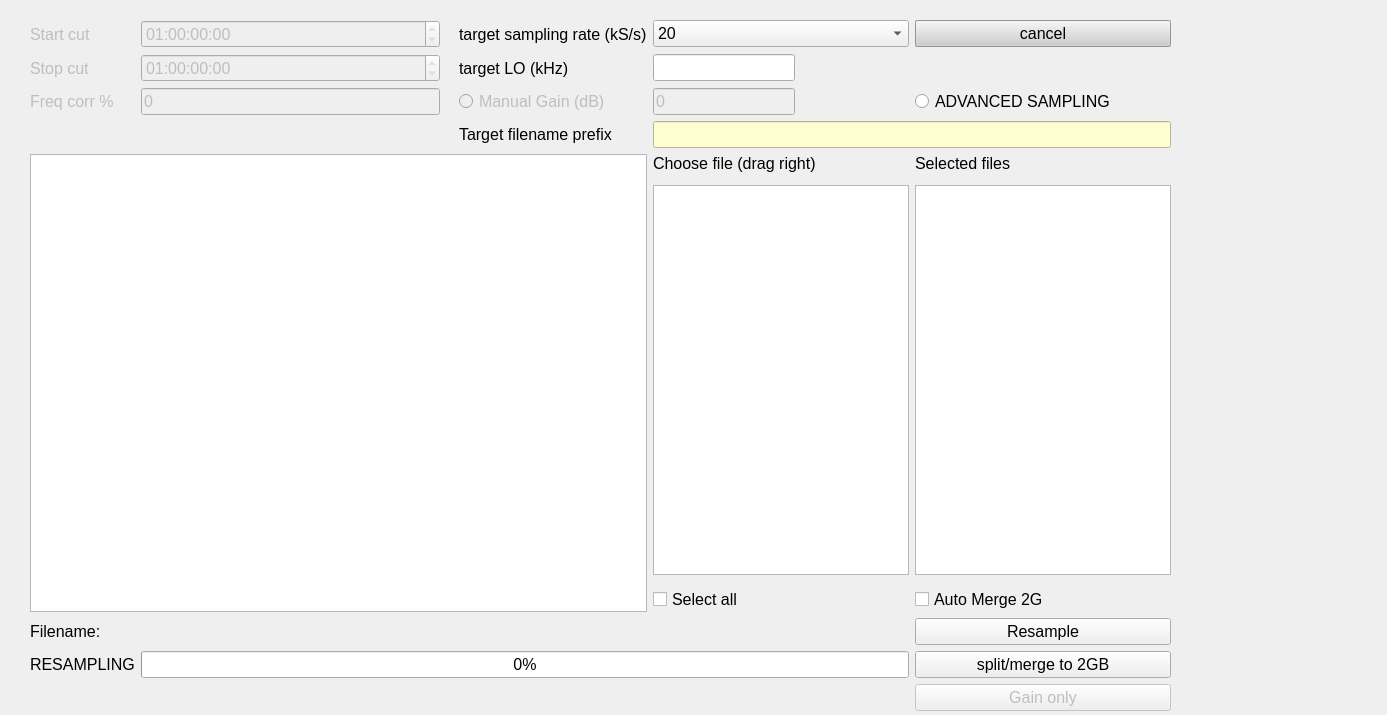
<?xml version="1.0" encoding="UTF-8"?>
<ui version="4.0">
 <class>resampler_widget</class>
 <widget class="QWidget" name="resampler_widget">
  <property name="geometry">
   <rect>
    <x>0</x>
    <y>0</y>
    <width>1387</width>
    <height>715</height>
   </rect>
  </property>
  <property name="windowTitle">
   <string>Form</string>
  </property>
  <widget class="QWidget" name="gridLayoutWidget_4">
   <property name="geometry">
    <rect>
     <x>30</x>
     <y>20</y>
     <width>1141</width>
     <height>691</height>
    </rect>
   </property>
   <layout class="QGridLayout" name="gridLayout_5">
    <item row="4" column="1">
     <widget class="QLineEdit" name="lineEdit_2">
      <property name="enabled">
       <bool>false</bool>
      </property>
      <property name="font">
       <font>
        <pointsize>12</pointsize>
       </font>
      </property>
      <property name="text">
       <string>0</string>
      </property>
     </widget>
    </item>
    <item row="13" column="1" colspan="4">
     <widget class="QLabel" name="label_Filename_resample">
      <property name="font">
       <font>
        <pointsize>12</pointsize>
       </font>
      </property>
      <property name="text">
       <string/>
      </property>
     </widget>
    </item>
    <item row="14" column="0">
     <widget class="QLabel" name="label_36">
      <property name="font">
       <font>
        <pointsize>12</pointsize>
       </font>
      </property>
      <property name="text">
       <string>RESAMPLING</string>
      </property>
     </widget>
    </item>
    <item row="14" column="1" colspan="4">
     <widget class="QProgressBar" name="progressBar_resample">
      <property name="font">
       <font>
        <pointsize>12</pointsize>
       </font>
      </property>
      <property name="value">
       <number>0</number>
      </property>
     </widget>
    </item>
    <item row="10" column="4">
     <widget class="QListWidget" name="listWidget_sourcelist_2">
      <property name="sizePolicy">
       <sizepolicy hsizetype="Preferred" vsizetype="Expanding">
        <horstretch>0</horstretch>
        <verstretch>0</verstretch>
       </sizepolicy>
      </property>
      <property name="font">
       <font>
        <pointsize>7</pointsize>
       </font>
      </property>
      <property name="toolTip">
       <string>drag files from here to the 'Selected files' list </string>
      </property>
      <property name="dragEnabled">
       <bool>false</bool>
      </property>
      <property name="dragDropOverwriteMode">
       <bool>false</bool>
      </property>
      <property name="dragDropMode">
       <enum>QAbstractItemView::DragDrop</enum>
      </property>
      <property name="defaultDropAction">
       <enum>Qt::MoveAction</enum>
      </property>
      <property name="selectionMode">
       <enum>QAbstractItemView::SingleSelection</enum>
      </property>
     </widget>
    </item>
    <item row="8" column="5">
     <widget class="QLabel" name="label_38">
      <property name="font">
       <font>
        <pointsize>12</pointsize>
       </font>
      </property>
      <property name="text">
       <string>Selected files</string>
      </property>
     </widget>
    </item>
    <item row="8" column="4">
     <widget class="QLabel" name="label_41">
      <property name="sizePolicy">
       <sizepolicy hsizetype="Preferred" vsizetype="Preferred">
        <horstretch>0</horstretch>
        <verstretch>0</verstretch>
       </sizepolicy>
      </property>
      <property name="font">
       <font>
        <pointsize>12</pointsize>
       </font>
      </property>
      <property name="text">
       <string>Choose file (drag right)</string>
      </property>
     </widget>
    </item>
    <item row="2" column="2">
     <widget class="QLabel" name="label_34">
      <property name="text">
       <string/>
      </property>
     </widget>
    </item>
    <item row="2" column="3">
     <widget class="QLabel" name="label_31">
      <property name="font">
       <font>
        <pointsize>12</pointsize>
       </font>
      </property>
      <property name="toolTip">
       <string>select sampling rate of target files</string>
      </property>
      <property name="text">
       <string>target sampling rate (kS/s)</string>
      </property>
     </widget>
    </item>
    <item row="2" column="4">
     <widget class="QComboBox" name="comboBox_resample_targetSR">
      <property name="enabled">
       <bool>true</bool>
      </property>
      <property name="font">
       <font>
        <pointsize>12</pointsize>
       </font>
      </property>
      <property name="editable">
       <bool>false</bool>
      </property>
      <item>
       <property name="text">
        <string>20</string>
       </property>
      </item>
      <item>
       <property name="text">
        <string>50</string>
       </property>
      </item>
      <item>
       <property name="text">
        <string>100</string>
       </property>
      </item>
      <item>
       <property name="text">
        <string>250</string>
       </property>
      </item>
      <item>
       <property name="text">
        <string>500</string>
       </property>
      </item>
      <item>
       <property name="text">
        <string>1250</string>
       </property>
      </item>
      <item>
       <property name="text">
        <string>2000</string>
       </property>
      </item>
      <item>
       <property name="text">
        <string>2500</string>
       </property>
      </item>
     </widget>
    </item>
    <item row="13" column="0">
     <widget class="QLabel" name="label_30">
      <property name="font">
       <font>
        <pointsize>12</pointsize>
       </font>
      </property>
      <property name="text">
       <string>Filename:</string>
      </property>
     </widget>
    </item>
    <item row="10" column="5">
     <widget class="QListWidget" name="listWidget_playlist_2">
      <property name="sizePolicy">
       <sizepolicy hsizetype="Preferred" vsizetype="Expanding">
        <horstretch>0</horstretch>
        <verstretch>0</verstretch>
       </sizepolicy>
      </property>
      <property name="font">
       <font>
        <pointsize>7</pointsize>
       </font>
      </property>
      <property name="dragEnabled">
       <bool>false</bool>
      </property>
      <property name="dragDropMode">
       <enum>QAbstractItemView::DragDrop</enum>
      </property>
      <property name="defaultDropAction">
       <enum>Qt::MoveAction</enum>
      </property>
      <property name="selectionMode">
       <enum>QAbstractItemView::SingleSelection</enum>
      </property>
     </widget>
    </item>
    <item row="3" column="3">
     <widget class="QLabel" name="label_29">
      <property name="font">
       <font>
        <pointsize>12</pointsize>
       </font>
      </property>
      <property name="toolTip">
       <string>baseline offset from automated baseline</string>
      </property>
      <property name="text">
       <string>target LO (kHz)</string>
      </property>
     </widget>
    </item>
    <item row="4" column="4">
     <widget class="QLineEdit" name="lineEdit_resample_Gain">
      <property name="enabled">
       <bool>false</bool>
      </property>
      <property name="sizePolicy">
       <sizepolicy hsizetype="Fixed" vsizetype="Fixed">
        <horstretch>0</horstretch>
        <verstretch>0</verstretch>
       </sizepolicy>
      </property>
      <property name="font">
       <font>
        <pointsize>12</pointsize>
       </font>
      </property>
      <property name="text">
       <string>0</string>
      </property>
     </widget>
    </item>
    <item row="2" column="1">
     <widget class="QTimeEdit" name="timeEdit_resample_startcut">
      <property name="enabled">
       <bool>false</bool>
      </property>
      <property name="font">
       <font>
        <pointsize>12</pointsize>
       </font>
      </property>
      <property name="displayFormat">
       <string>dd:HH:mm:ss</string>
      </property>
     </widget>
    </item>
    <item row="3" column="4">
     <widget class="QLineEdit" name="lineEdit_resample_targetLO">
      <property name="enabled">
       <bool>true</bool>
      </property>
      <property name="sizePolicy">
       <sizepolicy hsizetype="Fixed" vsizetype="Fixed">
        <horstretch>0</horstretch>
        <verstretch>0</verstretch>
       </sizepolicy>
      </property>
      <property name="font">
       <font>
        <pointsize>12</pointsize>
       </font>
      </property>
      <property name="toolTip">
       <string>LO frequency of the resampeled file in kHz</string>
      </property>
      <property name="text">
       <string/>
      </property>
     </widget>
    </item>
    <item row="2" column="0">
     <widget class="QLabel" name="label_33">
      <property name="enabled">
       <bool>false</bool>
      </property>
      <property name="font">
       <font>
        <pointsize>12</pointsize>
       </font>
      </property>
      <property name="toolTip">
       <string>trim file contents before that time in the first file in the list</string>
      </property>
      <property name="text">
       <string>Start cut</string>
      </property>
     </widget>
    </item>
    <item row="8" column="0" rowspan="5" colspan="4">
     <widget class="QGraphicsView" name="graphicsView_resample">
      <property name="contextMenuPolicy">
       <enum>Qt::NoContextMenu</enum>
      </property>
      <property name="toolTip">
       <string>space for spectrum plot</string>
      </property>
     </widget>
    </item>
    <item row="3" column="1">
     <widget class="QTimeEdit" name="timeEdit_resample_stopcut">
      <property name="enabled">
       <bool>false</bool>
      </property>
      <property name="font">
       <font>
        <pointsize>12</pointsize>
       </font>
      </property>
      <property name="displayFormat">
       <string>dd:HH:mm:ss</string>
      </property>
     </widget>
    </item>
    <item row="3" column="0">
     <widget class="QLabel" name="label_37">
      <property name="enabled">
       <bool>false</bool>
      </property>
      <property name="font">
       <font>
        <pointsize>12</pointsize>
       </font>
      </property>
      <property name="toolTip">
       <string>cut off last file in the list at this time</string>
      </property>
      <property name="text">
       <string>Stop cut</string>
      </property>
     </widget>
    </item>
    <item row="4" column="0">
     <widget class="QLabel" name="label_28">
      <property name="enabled">
       <bool>false</bool>
      </property>
      <property name="font">
       <font>
        <pointsize>12</pointsize>
       </font>
      </property>
      <property name="text">
       <string>Freq corr %</string>
      </property>
     </widget>
    </item>
    <item row="4" column="5">
     <widget class="QRadioButton" name="radioButton_advanced_sampling">
      <property name="font">
       <font>
        <pointsize>12</pointsize>
       </font>
      </property>
      <property name="toolTip">
       <string>Allow for resampling of whole file lists</string>
      </property>
      <property name="text">
       <string>ADVANCED SAMPLING</string>
      </property>
      <property name="autoExclusive">
       <bool>false</bool>
      </property>
     </widget>
    </item>
    <item row="4" column="3">
     <widget class="QRadioButton" name="radioButton_resgain">
      <property name="enabled">
       <bool>false</bool>
      </property>
      <property name="font">
       <font>
        <pointsize>12</pointsize>
       </font>
      </property>
      <property name="toolTip">
       <string>Gain factor by which the signal will be multiplied in dB. Please check afterwards in 'View spectra' if signal amplitude is below 1</string>
      </property>
      <property name="text">
       <string>Manual Gain (dB)</string>
      </property>
      <property name="autoExclusive">
       <bool>false</bool>
      </property>
     </widget>
    </item>
    <item row="5" column="3">
     <widget class="QLabel" name="label_resample_targetfilename">
      <property name="font">
       <font>
        <pointsize>12</pointsize>
       </font>
      </property>
      <property name="text">
       <string>Target filename prefix</string>
      </property>
     </widget>
    </item>
    <item row="5" column="4" colspan="2">
     <widget class="QLineEdit" name="lineEdit_resample_targetnameprefix">
      <property name="enabled">
       <bool>true</bool>
      </property>
      <property name="sizePolicy">
       <sizepolicy hsizetype="Preferred" vsizetype="Fixed">
        <horstretch>0</horstretch>
        <verstretch>0</verstretch>
       </sizepolicy>
      </property>
      <property name="palette">
       <palette>
        <active>
         <colorrole role="Button">
          <brush brushstyle="SolidPattern">
           <color alpha="255">
            <red>255</red>
            <green>254</green>
            <blue>210</blue>
           </color>
          </brush>
         </colorrole>
         <colorrole role="Light">
          <brush brushstyle="SolidPattern">
           <color alpha="255">
            <red>255</red>
            <green>254</green>
            <blue>210</blue>
           </color>
          </brush>
         </colorrole>
         <colorrole role="Midlight">
          <brush brushstyle="SolidPattern">
           <color alpha="255">
            <red>255</red>
            <green>254</green>
            <blue>210</blue>
           </color>
          </brush>
         </colorrole>
         <colorrole role="Base">
          <brush brushstyle="SolidPattern">
           <color alpha="255">
            <red>255</red>
            <green>254</green>
            <blue>210</blue>
           </color>
          </brush>
         </colorrole>
         <colorrole role="Window">
          <brush brushstyle="SolidPattern">
           <color alpha="255">
            <red>255</red>
            <green>254</green>
            <blue>210</blue>
           </color>
          </brush>
         </colorrole>
         <colorrole role="NoRole">
          <brush brushstyle="SolidPattern">
           <color alpha="255">
            <red>255</red>
            <green>254</green>
            <blue>210</blue>
           </color>
          </brush>
         </colorrole>
        </active>
        <inactive>
         <colorrole role="Button">
          <brush brushstyle="SolidPattern">
           <color alpha="255">
            <red>255</red>
            <green>254</green>
            <blue>210</blue>
           </color>
          </brush>
         </colorrole>
         <colorrole role="Light">
          <brush brushstyle="SolidPattern">
           <color alpha="255">
            <red>255</red>
            <green>254</green>
            <blue>210</blue>
           </color>
          </brush>
         </colorrole>
         <colorrole role="Midlight">
          <brush brushstyle="SolidPattern">
           <color alpha="255">
            <red>255</red>
            <green>254</green>
            <blue>210</blue>
           </color>
          </brush>
         </colorrole>
         <colorrole role="Base">
          <brush brushstyle="SolidPattern">
           <color alpha="255">
            <red>255</red>
            <green>254</green>
            <blue>210</blue>
           </color>
          </brush>
         </colorrole>
         <colorrole role="Window">
          <brush brushstyle="SolidPattern">
           <color alpha="255">
            <red>255</red>
            <green>254</green>
            <blue>210</blue>
           </color>
          </brush>
         </colorrole>
         <colorrole role="NoRole">
          <brush brushstyle="SolidPattern">
           <color alpha="255">
            <red>255</red>
            <green>254</green>
            <blue>210</blue>
           </color>
          </brush>
         </colorrole>
        </inactive>
        <disabled>
         <colorrole role="Button">
          <brush brushstyle="SolidPattern">
           <color alpha="255">
            <red>255</red>
            <green>254</green>
            <blue>210</blue>
           </color>
          </brush>
         </colorrole>
         <colorrole role="Light">
          <brush brushstyle="SolidPattern">
           <color alpha="255">
            <red>255</red>
            <green>254</green>
            <blue>210</blue>
           </color>
          </brush>
         </colorrole>
         <colorrole role="Midlight">
          <brush brushstyle="SolidPattern">
           <color alpha="255">
            <red>255</red>
            <green>254</green>
            <blue>210</blue>
           </color>
          </brush>
         </colorrole>
         <colorrole role="Base">
          <brush brushstyle="SolidPattern">
           <color alpha="255">
            <red>255</red>
            <green>254</green>
            <blue>210</blue>
           </color>
          </brush>
         </colorrole>
         <colorrole role="Window">
          <brush brushstyle="SolidPattern">
           <color alpha="255">
            <red>255</red>
            <green>254</green>
            <blue>210</blue>
           </color>
          </brush>
         </colorrole>
         <colorrole role="NoRole">
          <brush brushstyle="SolidPattern">
           <color alpha="255">
            <red>255</red>
            <green>254</green>
            <blue>210</blue>
           </color>
          </brush>
         </colorrole>
        </disabled>
       </palette>
      </property>
      <property name="font">
       <font>
        <pointsize>12</pointsize>
       </font>
      </property>
      <property name="toolTip">
       <string>Base name of the fie; will be extended by number (optionally) and by the standard SDRUNO-postfix</string>
      </property>
      <property name="text">
       <string/>
      </property>
     </widget>
    </item>
    <item row="2" column="5">
     <widget class="QPushButton" name="pushButton_resample_cancel">
      <property name="palette">
       <palette>
        <active>
         <colorrole role="Button">
          <brush brushstyle="SolidPattern">
           <color alpha="255">
            <red>255</red>
            <green>170</green>
            <blue>0</blue>
           </color>
          </brush>
         </colorrole>
         <colorrole role="Light">
          <brush brushstyle="SolidPattern">
           <color alpha="255">
            <red>255</red>
            <green>170</green>
            <blue>0</blue>
           </color>
          </brush>
         </colorrole>
         <colorrole role="Midlight">
          <brush brushstyle="SolidPattern">
           <color alpha="255">
            <red>255</red>
            <green>170</green>
            <blue>0</blue>
           </color>
          </brush>
         </colorrole>
         <colorrole role="Dark">
          <brush brushstyle="SolidPattern">
           <color alpha="255">
            <red>255</red>
            <green>170</green>
            <blue>0</blue>
           </color>
          </brush>
         </colorrole>
         <colorrole role="Text">
          <brush brushstyle="SolidPattern">
           <color alpha="255">
            <red>255</red>
            <green>0</green>
            <blue>0</blue>
           </color>
          </brush>
         </colorrole>
         <colorrole role="Base">
          <brush brushstyle="SolidPattern">
           <color alpha="255">
            <red>255</red>
            <green>255</green>
            <blue>255</blue>
           </color>
          </brush>
         </colorrole>
         <colorrole role="Window">
          <brush brushstyle="SolidPattern">
           <color alpha="255">
            <red>255</red>
            <green>170</green>
            <blue>0</blue>
           </color>
          </brush>
         </colorrole>
         <colorrole role="Shadow">
          <brush brushstyle="SolidPattern">
           <color alpha="255">
            <red>255</red>
            <green>170</green>
            <blue>0</blue>
           </color>
          </brush>
         </colorrole>
         <colorrole role="Highlight">
          <brush brushstyle="SolidPattern">
           <color alpha="255">
            <red>255</red>
            <green>170</green>
            <blue>0</blue>
           </color>
          </brush>
         </colorrole>
        </active>
        <inactive>
         <colorrole role="Button">
          <brush brushstyle="SolidPattern">
           <color alpha="255">
            <red>206</red>
            <green>206</green>
            <blue>206</blue>
           </color>
          </brush>
         </colorrole>
         <colorrole role="Light">
          <brush brushstyle="SolidPattern">
           <color alpha="255">
            <red>206</red>
            <green>206</green>
            <blue>206</blue>
           </color>
          </brush>
         </colorrole>
         <colorrole role="Midlight">
          <brush brushstyle="SolidPattern">
           <color alpha="255">
            <red>206</red>
            <green>206</green>
            <blue>206</blue>
           </color>
          </brush>
         </colorrole>
         <colorrole role="Dark">
          <brush brushstyle="SolidPattern">
           <color alpha="255">
            <red>160</red>
            <green>160</green>
            <blue>160</blue>
           </color>
          </brush>
         </colorrole>
         <colorrole role="Text">
          <brush brushstyle="SolidPattern">
           <color alpha="255">
            <red>0</red>
            <green>0</green>
            <blue>0</blue>
           </color>
          </brush>
         </colorrole>
         <colorrole role="Base">
          <brush brushstyle="SolidPattern">
           <color alpha="255">
            <red>255</red>
            <green>255</green>
            <blue>255</blue>
           </color>
          </brush>
         </colorrole>
         <colorrole role="Window">
          <brush brushstyle="SolidPattern">
           <color alpha="255">
            <red>206</red>
            <green>206</green>
            <blue>206</blue>
           </color>
          </brush>
         </colorrole>
         <colorrole role="Shadow">
          <brush brushstyle="SolidPattern">
           <color alpha="255">
            <red>206</red>
            <green>206</green>
            <blue>206</blue>
           </color>
          </brush>
         </colorrole>
         <colorrole role="Highlight">
          <brush brushstyle="SolidPattern">
           <color alpha="255">
            <red>206</red>
            <green>206</green>
            <blue>206</blue>
           </color>
          </brush>
         </colorrole>
        </inactive>
        <disabled>
         <colorrole role="Button">
          <brush brushstyle="SolidPattern">
           <color alpha="255">
            <red>206</red>
            <green>206</green>
            <blue>206</blue>
           </color>
          </brush>
         </colorrole>
         <colorrole role="Light">
          <brush brushstyle="SolidPattern">
           <color alpha="255">
            <red>206</red>
            <green>206</green>
            <blue>206</blue>
           </color>
          </brush>
         </colorrole>
         <colorrole role="Midlight">
          <brush brushstyle="SolidPattern">
           <color alpha="255">
            <red>206</red>
            <green>206</green>
            <blue>206</blue>
           </color>
          </brush>
         </colorrole>
         <colorrole role="Dark">
          <brush brushstyle="SolidPattern">
           <color alpha="255">
            <red>160</red>
            <green>160</green>
            <blue>160</blue>
           </color>
          </brush>
         </colorrole>
         <colorrole role="Text">
          <brush brushstyle="SolidPattern">
           <color alpha="255">
            <red>120</red>
            <green>120</green>
            <blue>120</blue>
           </color>
          </brush>
         </colorrole>
         <colorrole role="Base">
          <brush brushstyle="SolidPattern">
           <color alpha="255">
            <red>206</red>
            <green>206</green>
            <blue>206</blue>
           </color>
          </brush>
         </colorrole>
         <colorrole role="Window">
          <brush brushstyle="SolidPattern">
           <color alpha="255">
            <red>206</red>
            <green>206</green>
            <blue>206</blue>
           </color>
          </brush>
         </colorrole>
         <colorrole role="Shadow">
          <brush brushstyle="SolidPattern">
           <color alpha="255">
            <red>206</red>
            <green>206</green>
            <blue>206</blue>
           </color>
          </brush>
         </colorrole>
         <colorrole role="Highlight">
          <brush brushstyle="SolidPattern">
           <color alpha="255">
            <red>0</red>
            <green>120</green>
            <blue>215</blue>
           </color>
          </brush>
         </colorrole>
        </disabled>
       </palette>
      </property>
      <property name="font">
       <font>
        <pointsize>12</pointsize>
        <kerning>true</kerning>
       </font>
      </property>
      <property name="toolTip">
       <string>Cancel current operation</string>
      </property>
      <property name="autoFillBackground">
       <bool>true</bool>
      </property>
      <property name="text">
       <string>cancel</string>
      </property>
     </widget>
    </item>
    <item row="13" column="5">
     <widget class="QPushButton" name="pushButton_resample_resample">
      <property name="font">
       <font>
        <pointsize>12</pointsize>
       </font>
      </property>
      <property name="toolTip">
       <string>start resampling procedure</string>
      </property>
      <property name="text">
       <string>Resample</string>
      </property>
     </widget>
    </item>
    <item row="14" column="5">
     <widget class="QPushButton" name="pushButton_resample_split2G">
      <property name="font">
       <font>
        <pointsize>12</pointsize>
       </font>
      </property>
      <property name="toolTip">
       <string>Split file in the list into 2GB parts</string>
      </property>
      <property name="text">
       <string>split/merge to 2GB</string>
      </property>
     </widget>
    </item>
    <item row="15" column="5">
     <widget class="QPushButton" name="pushButton_resample_GainOnly">
      <property name="enabled">
       <bool>false</bool>
      </property>
      <property name="font">
       <font>
        <pointsize>12</pointsize>
       </font>
      </property>
      <property name="toolTip">
       <string>start resampling procedure and splt reulting files in 2GB tranches</string>
      </property>
      <property name="text">
       <string>Gain only</string>
      </property>
     </widget>
    </item>
    <item row="12" column="5">
     <widget class="QCheckBox" name="checkBox_AutoMerge2G">
      <property name="font">
       <font>
        <pointsize>12</pointsize>
       </font>
      </property>
      <property name="toolTip">
       <string>merge to 2G tranches after resampling and delete intermediate files</string>
      </property>
      <property name="text">
       <string>Auto Merge 2G</string>
      </property>
     </widget>
    </item>
    <item row="12" column="4">
     <widget class="QCheckBox" name="checkBox_merge_selectall">
      <property name="font">
       <font>
        <pointsize>12</pointsize>
       </font>
      </property>
      <property name="toolTip">
       <string>select/unselect all list elements</string>
      </property>
      <property name="text">
       <string>Select all</string>
      </property>
     </widget>
    </item>
   </layout>
  </widget>
 </widget>
 <resources/>
 <connections/>
</ui>
